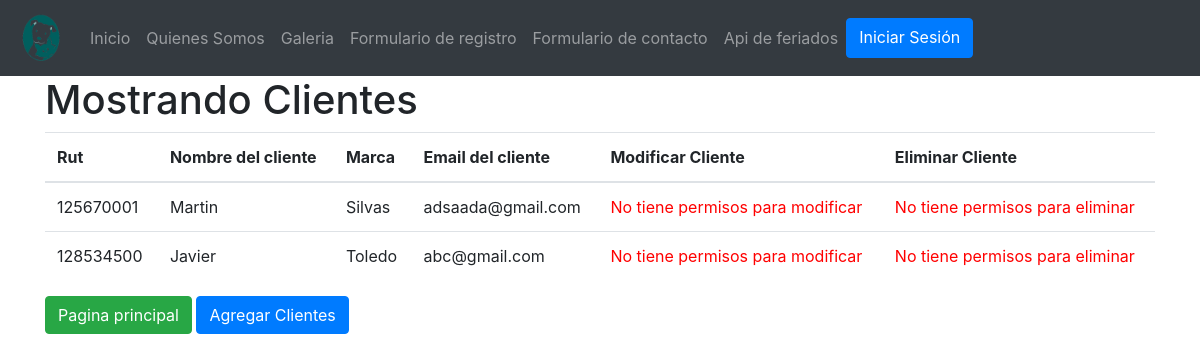
Screenshot of /MostrarCliente/ with the database file from the repository.
### MascotasCore/models.py (models this page shows, shortened)
class Cliente(models.Model):
    rut = models.IntegerField(primary_key=True, verbose_name='Rut de cliente')
    nombre = models.CharField(max_length=25, verbose_name='Nombre de cliente')
    apellido = models.CharField(max_length=25, verbose_name='Apellido de cliente')
    email = models.CharField(max_length=50, verbose_name='Email de cliente')

### MascotasCore/views.py (the view)
# urls.py: path('MostrarCliente/', MostrarCliente, name="MostrarCliente"),
def MostrarCliente(request):
    clientes= Cliente.objects.all()
    datos = {
        'clientes': clientes
    }
    return render(request,'mostrarCliente.html',datos)

### MascotasCore/templates/mostrarCliente.html (shortened to what this page needs)
<!DOCTYPE html>
<html lang="en">
<head>
    {% load static %}
    <link rel="stylesheet" href="https://cdn.jsdelivr.net/npm/bootstrap@4.6.1/dist/css/bootstrap.min.css">
    <link rel="stylesheet" href="{% static 'css/cssMostrarCliente.css' %}">
</head>
<body>
    {% load static %}
    <nav class="navbar navbar-expand-sm navbar-dark bg-dark">
      <a class="navbar-brand" href="#">
        <img src="{% static 'img/logo3.png' %}" width="50" height="50" alt="">
      </a>
      <div class="collapse navbar-collapse" id="opciones">
        <ul class="navbar-nav">
          <li class="nav-item">
            <a class="nav-link" href="{% url 'index' %}">Inicio</a>
          </li>
          <li class="nav-item">
            <a class="nav-link" href="{% url 'somos' %}">Quienes Somos</a>
          </li>
          <li class="nav-item">
            <a class="nav-link" href="{% url 'galeria' %}">Galeria</a>
          </li>
          <li class="nav-item">
            <a class="nav-link" href="{% url 'FormReg' %}">Formulario de registro</a>
          </li>
          <li class="nav-item">
            <a class="nav-link" href="{% url 'FormCont' %}">Formulario de contacto</a>
          </li>
          <li class="nav-item">
            <a class="nav-link" href="{% url 'Api' %}">Api de feriados</a>
          </li>
          {% if user.is_authenticated %}
          <a href="{%  url 'logout' %}" class="btn btn-primary">Cerrar Sesión</a>
          <a href="#">Bienvenido @{{user.username}}</a>
      {% else %}
          <a href="{% url 'login' %}" class="btn btn-primary">Iniciar Sesión</a>
      {% endif %}
        </ul>
      </div>
    </nav>
    <div class="container">
        <h1>Mostrando Clientes</h1>
        <table class="table">
            <thead>
                <tr>
                    <th>Rut</th>
                    <th>Nombre del cliente</th>
                    <th>Marca</th>
                    <th>Email del cliente</th>
                    <th>Modificar Cliente</th>
                    <th>Eliminar Cliente</th>
                </tr>
            </thead>
            <tbody>
            {% for cli in clientes %}
                <tr>
                    <td>{{ cli.rut }}</td>
                    <td>{{ cli.nombre }}</td>
                    <td>{{ cli.apellido }}</td>
                    <td>{{ cli.email }}</td>
                    {% if user.is_authenticated %}
                    <td><a href="{% url 'form_mod_cliente' cli.rut %}" class="btn btn-primary">Modificar</a></td>
                    {% else %}
                    <td><a href="#" style="color:red;" > No tiene permisos para modificar</a></td>
                    {% endif %}
                    {% if user.is_authenticated %}
                    <td><a href="{% url 'form_del_cliente' cli.rut %}" class="btn btn-danger">Eliminar</a></td>
                    {% else %}
                    <td><a href="#" style="color:red;" > No tiene permisos para eliminar</a></td>
                    {% endif %}
                </tr>
            {% endfor %}
            </tbody>
        </table>
        <a href="{% url 'index' %}" class="btn btn-success">Pagina principal</a>
        <a href="{% url 'formCliente' %}" class="btn btn-primary">Agregar Clientes</a>
    </div>
    <br><br>
</body>
</html>

### rows the page displays
Cliente: rut "125670001", nombre "Martin", apellido "Silvas", email "adsaada@gmail.com"
Cliente: rut "128534500", nombre "Javier", apellido "Toledo", email "abc@gmail.com"
